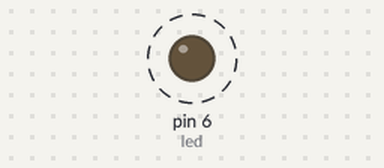
The sketch below on a simulated Arduino Uno, built with avr-gcc and run on an emulated ATmega328P. Parts: output pins drawn as LEDs (lit = HIGH). Dashed ring = blinking.

Above: at 0.05 s.
Timing chart, 0 to 4.7 s (numbered marks = the images above):
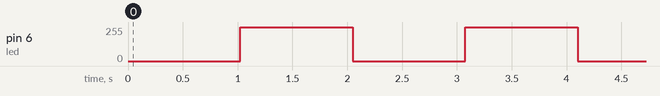

The sketch:

BASIC_I0_SHIELD_ANALOG_WRITE.ino
```cpp
#define led 6
void setup() {
  pinMode(led, OUTPUT);
}

void loop() {
  for(int x=0; x<=255; x++){
    analogWrite(led, x);
    delay(4);
  }
  for(int x=255; x>=0; x--){
    analogWrite(led, x);
    delay(4);
  }
}
```

Measured:
- by itself, pin 6 (led): alternates 255/255 for 1.0 s and 0/255 for 1.0 s
